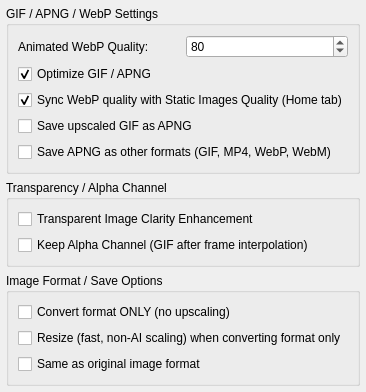
        <widget class="QWidget" name="tab_ImageSettings">
         <attribute name="title">
          <string>Image settings</string>
         </attribute>
         <layout class="QGridLayout" name="gridLayout_ImageSettings">
          <property name="leftMargin"><number>6</number></property>
          <property name="topMargin"><number>6</number></property>
          <property name="rightMargin"><number>6</number></property>
          <property name="bottomMargin"><number>6</number></property>
          <item row="0" column="0" colspan="2">
           <widget class="QGroupBox" name="groupBox_GIFSettings">
            <property name="title"><string>GIF / APNG / WebP Settings</string></property>
            <layout class="QGridLayout" name="gridLayout_GIFSettings">
             <item row="0" column="0">
              <widget class="QLabel" name="label_WebPQuality">
               <property name="text"><string>Animated WebP Quality:</string></property>
              </widget>
             </item>
             <item row="0" column="1">
              <widget class="QSpinBox" name="spinBox_WebPQuality">
               <property name="minimum"><number>1</number></property>
               <property name="maximum"><number>100</number></property>
               <property name="value"><number>80</number></property>
              </widget>
             </item>
             <item row="1" column="0" colspan="2">
              <widget class="QCheckBox" name="checkBox_OptGIF_ANIM">
               <property name="text"><string>Optimize GIF / APNG</string></property>
               <property name="checked"><bool>true</bool></property>
              </widget>
             </item>
             <item row="2" column="0" colspan="2">
              <widget class="QCheckBox" name="checkBox_SyncWebPWithHome">
               <property name="text"><string>Sync WebP quality with Static Images Quality (Home tab)</string></property>
               <property name="checked"><bool>true</bool></property>
              </widget>
             </item>
             <item row="3" column="0" colspan="2">
              <widget class="QCheckBox" name="checkBox_SaveGIFAsAPNG">
               <property name="text"><string>Save upscaled GIF as APNG</string></property>
              </widget>
             </item>
             <item row="4" column="0" colspan="2">
              <widget class="QCheckBox" name="checkBox_SaveAPNGAsOther">
               <property name="text"><string>Save APNG as other formats (GIF, MP4, WebP, WebM)</string></property>
              </widget>
             </item>
            </layout>
           </widget>
          </item>
          <item row="1" column="0" colspan="2">
           <widget class="QGroupBox" name="groupBox_TransparencySettings">
            <property name="title"><string>Transparency / Alpha Channel</string></property>
            <layout class="QGridLayout" name="gridLayout_Transparency">
             <item row="0" column="0" colspan="2">
              <widget class="QCheckBox" name="checkBox_TransparentClarityEnhance">
               <property name="text"><string>Transparent Image Clarity Enhancement</string></property>
               <property name="toolTip"><string>Improve clarity when upscaling images with transparent background.</string></property>
              </widget>
             </item>
             <item row="1" column="0" colspan="2">
              <widget class="QCheckBox" name="checkBox_KeepAlphaChannel_GIF">
               <property name="text"><string>Keep Alpha Channel (GIF after frame interpolation)</string></property>
              </widget>
             </item>
            </layout>
           </widget>
          </item>
          <item row="2" column="0" colspan="2">
           <widget class="QGroupBox" name="groupBox_ImageFormatSettings">
            <property name="title"><string>Image Format / Save Options</string></property>
            <layout class="QGridLayout" name="gridLayout_ImageFormat">
             <item row="0" column="0">
              <widget class="QCheckBox" name="checkBox_ConvertFormatOnly">
               <property name="text"><string>Convert format ONLY (no upscaling)</string></property>
              </widget>
             </item>
             <item row="1" column="0">
              <widget class="QCheckBox" name="checkBox_ResizeConvertOnly">
               <property name="text"><string>Resize (fast, non-AI scaling) when converting format only</string></property>
              </widget>
             </item>
             <item row="2" column="0">
              <widget class="QCheckBox" name="checkBox_SaveAsOriginalFormat">
               <property name="text"><string>Same as original image format</string></property>
              </widget>
             </item>
            </layout>
           </widget>
          </item>
         </layout>
        </widget>
